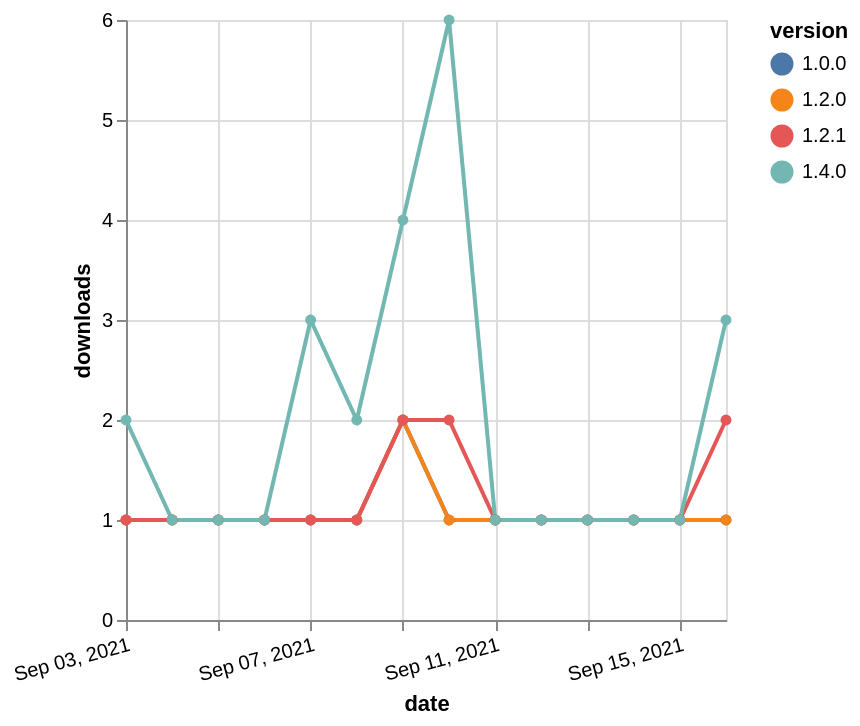

Source (Vega-Lite JSON):
### Vega-Lite specification from a JSON file in a GitHub repository (floating-point values rounded to 4 significant figures)
{"$schema": "https://vega.github.io/schema/vega-lite/v5.json", "description": "A simple bar chart with embedded data.", "data": {"values": [{"date": "2021-09-03", "total": 208, "delta": 1, "version": "1.0.0"}, {"date": "2021-09-04", "total": 209, "delta": 1, "version": "1.0.0"}, {"date": "2021-09-05", "total": 210, "delta": 1, "version": "1.0.0"}, {"date": "2021-09-06", "total": 211, "delta": 1, "version": "1.0.0"}, {"date": "2021-09-07", "total": 212, "delta": 1, "version": "1.0.0"}, {"date": "2021-09-08", "total": 213, "delta": 1, "version": "1.0.0"}, {"date": "2021-09-09", "total": 215, "delta": 2, "version": "1.0.0"}, {"date": "2021-09-10", "total": 216, "delta": 1, "version": "1.0.0"}, {"date": "2021-09-11", "total": 217, "delta": 1, "version": "1.0.0"}, {"date": "2021-09-12", "total": 218, "delta": 1, "version": "1.0.0"}, {"date": "2021-09-13", "total": 219, "delta": 1, "version": "1.0.0"}, {"date": "2021-09-14", "total": 220, "delta": 1, "version": "1.0.0"}, {"date": "2021-09-15", "total": 221, "delta": 1, "version": "1.0.0"}, {"date": "2021-09-16", "total": 222, "delta": 1, "version": "1.0.0"}, {"date": "2021-09-03", "total": 223, "delta": 1, "version": "1.2.0"}, {"date": "2021-09-04", "total": 224, "delta": 1, "version": "1.2.0"}, {"date": "2021-09-05", "total": 225, "delta": 1, "version": "1.2.0"}, {"date": "2021-09-06", "total": 226, "delta": 1, "version": "1.2.0"}, {"date": "2021-09-07", "total": 227, "delta": 1, "version": "1.2.0"}, {"date": "2021-09-08", "total": 228, "delta": 1, "version": "1.2.0"}, {"date": "2021-09-09", "total": 230, "delta": 2, "version": "1.2.0"}, {"date": "2021-09-10", "total": 231, "delta": 1, "version": "1.2.0"}, {"date": "2021-09-11", "total": 232, "delta": 1, "version": "1.2.0"}, {"date": "2021-09-12", "total": 233, "delta": 1, "version": "1.2.0"}, {"date": "2021-09-13", "total": 234, "delta": 1, "version": "1.2.0"}, {"date": "2021-09-14", "total": 235, "delta": 1, "version": "1.2.0"}, {"date": "2021-09-15", "total": 236, "delta": 1, "version": "1.2.0"}, {"date": "2021-09-16", "total": 237, "delta": 1, "version": "1.2.0"}, {"date": "2021-09-03", "total": 187, "delta": 1, "version": "1.2.1"}, {"date": "2021-09-04", "total": 188, "delta": 1, "version": "1.2.1"}, {"date": "2021-09-05", "total": 189, "delta": 1, "version": "1.2.1"}, {"date": "2021-09-06", "total": 190, "delta": 1, "version": "1.2.1"}, {"date": "2021-09-07", "total": 191, "delta": 1, "version": "1.2.1"}, {"date": "2021-09-08", "total": 192, "delta": 1, "version": "1.2.1"}, {"date": "2021-09-09", "total": 194, "delta": 2, "version": "1.2.1"}, {"date": "2021-09-10", "total": 196, "delta": 2, "version": "1.2.1"}, {"date": "2021-09-11", "total": 197, "delta": 1, "version": "1.2.1"}, {"date": "2021-09-12", "total": 198, "delta": 1, "version": "1.2.1"}, {"date": "2021-09-13", "total": 199, "delta": 1, "version": "1.2.1"}, {"date": "2021-09-14", "total": 200, "delta": 1, "version": "1.2.1"}, {"date": "2021-09-15", "total": 201, "delta": 1, "version": "1.2.1"}, {"date": "2021-09-16", "total": 203, "delta": 2, "version": "1.2.1"}, {"date": "2021-09-03", "total": 175, "delta": 2, "version": "1.4.0"}, {"date": "2021-09-04", "total": 176, "delta": 1, "version": "1.4.0"}, {"date": "2021-09-05", "total": 177, "delta": 1, "version": "1.4.0"}, {"date": "2021-09-06", "total": 178, "delta": 1, "version": "1.4.0"}, {"date": "2021-09-07", "total": 181, "delta": 3, "version": "1.4.0"}, {"date": "2021-09-08", "total": 183, "delta": 2, "version": "1.4.0"}, {"date": "2021-09-09", "total": 187, "delta": 4, "version": "1.4.0"}, {"date": "2021-09-10", "total": 193, "delta": 6, "version": "1.4.0"}, {"date": "2021-09-11", "total": 194, "delta": 1, "version": "1.4.0"}, {"date": "2021-09-12", "total": 195, "delta": 1, "version": "1.4.0"}, {"date": "2021-09-13", "total": 196, "delta": 1, "version": "1.4.0"}, {"date": "2021-09-14", "total": 197, "delta": 1, "version": "1.4.0"}, {"date": "2021-09-15", "total": 198, "delta": 1, "version": "1.4.0"}, {"date": "2021-09-16", "total": 201, "delta": 3, "version": "1.4.0"}]}, "width": "container", "mark": {"type": "line", "point": {"filled": true}}, "encoding": {"x": {"field": "date", "type": "temporal", "timeUnit": "yearmonthdate", "title": "date", "axis": {"labelAngle": -15}}, "y": {"field": "delta", "type": "quantitative", "title": "downloads"}, "color": {"field": "version", "type": "nominal"}, "tooltip": {"field": "delta"}}}
